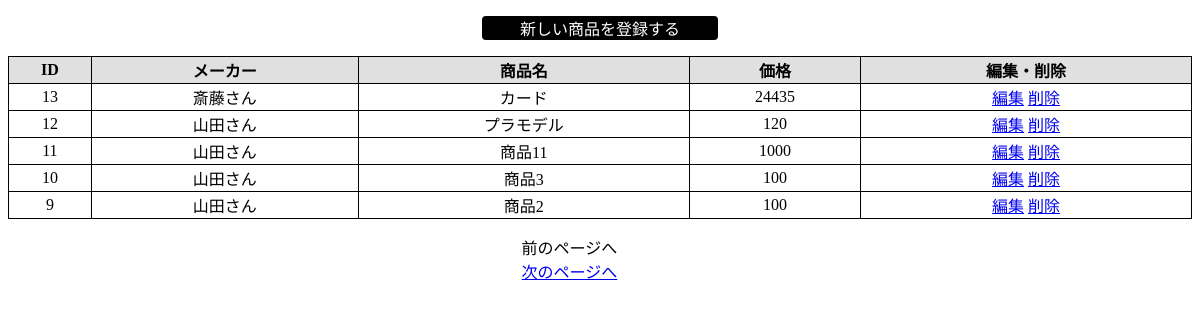
/php/index.php, run on the app's committed database.
### tables this page shows
CREATE TABLE `my_items` (
  `id` int(11) NOT NULL,
  `maker_id` int(11) NOT NULL,
  `item_name` text,
  `price` int(11) DEFAULT NULL,
  `keyword` text NOT NULL,
  `sales` int(11) NOT NULL,
  `created` datetime NOT NULL,
  `modified` timestamp NOT NULL DEFAULT CURRENT_TIMESTAMP ON UPDATE CURRENT_TIMESTAMP
);

CREATE TABLE `makers` (
  `id` int(11) NOT NULL,
  `name` text NOT NULL,
  `address` text NOT NULL,
  `tel` text NOT NULL
);

### php/index.php (the view, shortened to what this page needs)
<?php
	require('dbconnect.php');
	$page = $_REQUEST['page'];
	if($page == ''){
		$page = 1;
	}
	$page = max($page,1);
	$sql = 'SELECT COUNT(*) AS cnt FROM my_items';
	$recordSet = mysqli_query($db,$sql);
	$table = mysqli_fetch_assoc($recordSet);
	$maxPage = ceil($table['cnt'] / 5);
	$page = min($page,$maxPage);
	$start = ($page - 1) * 5;
	$recordSet = mysqli_query($db, 'SELECT m.name, i.* FROM makers m, my_items i WHERE m.id=i.maker_id ORDER BY id DESC LIMIT '.$start.',5');
	?>
<!DOCTYPE html>
<html lang="ja">
<head>
</head>
<body>
<div class="register">
	<p><a href="input.php">新しい商品を登録する</a></p>
</div>
	<table width="100%">
		<tr>
			<th scope="col">ID</th>
			<th scope="col">メーカー</th>
			<th scope="col">商品名</th>
			<th scope="col">価格</th>
			<th scope="col">編集・削除</th>
		</tr>
		<?php
			while($table = mysqli_fetch_assoc($recordSet)){
		?>
		<tr>
			<td><?php echo htmlspecialchars($table['id']); ?></td>
			<td><?php echo htmlspecialchars($table['name']) ;?></td>
			<td><?php echo htmlspecialchars($table['item_name']); ?></td>
			<td><?php echo htmlspecialchars($table['price']); ?></td>
			<td>
				<a href="update.php?id=<?php echo htmlspecialchars($table['id']);?>">編集</a>
				<a href="delete.php?id=<?php echo htmlspecialchars($table['id']);?>" onclick="return confirm('削除してよろしいですか？');">削除</a>
			</td>
		</tr>
		<?php
			}
		?>
	</table>
	<div class="pageChange">
		<ul class="paging">
		<?php
			if($page > 1){
		?>
			<li><a href="index.php?page=<?php echo $page - 1; ?>">前のページへ</a></li>
		<?php
			}else{
		?>
		<li>前のページへ</li>
		<?php
			}
		?>
		<?php
			if($page < $maxPage){
		?>
			<li><a href="index.php?page=<?php echo $page + 1; ?>">次のページへ</a></li>
		<?php
			}else{
		?>
		<li>次のページへ</li>
		<?php
			}
		?>
		</ul>
	</div>
</body>
</html>

### php/index.php (style rules this page uses)
th { background-color: #e0e0e0; }
table,th,td { border: solid 1px black; border-collapse: collapse; text-align: center; }
li { display: block; float: left; width: 100px; margin-right: 10px; }
.register { width: 20%; margin: 0 auto; background-color: black; text-align: center; border-radius: 4px; }
.register a { text-decoration: none; color: white; }
.pageChange { width: 20%; margin: 0 auto; }

### data on the page
my_items: id "13", maker.name "斎藤さん", item_name "カード", price "24435"
my_items: id "12", maker.name "山田さん", item_name "プラモデル", price "120"
my_items: id "11", maker.name "山田さん", item_name "商品11", price "1000"
my_items: id "10", maker.name "山田さん", item_name "商品3", price "100"
my_items: id "9", maker.name "山田さん", item_name "商品2", price "100"
